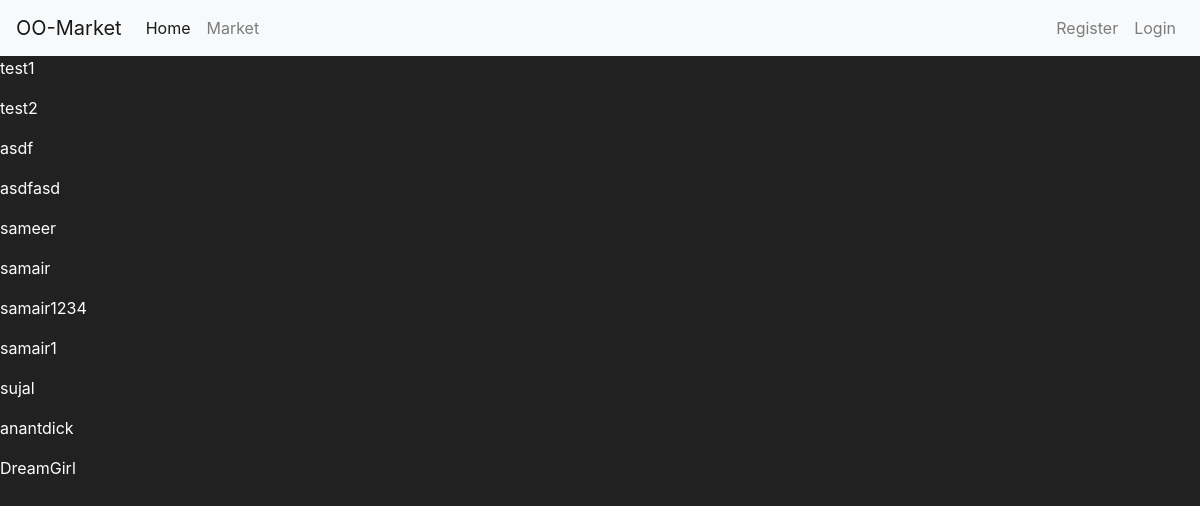
/users, run on an earlier commit of the app's database.
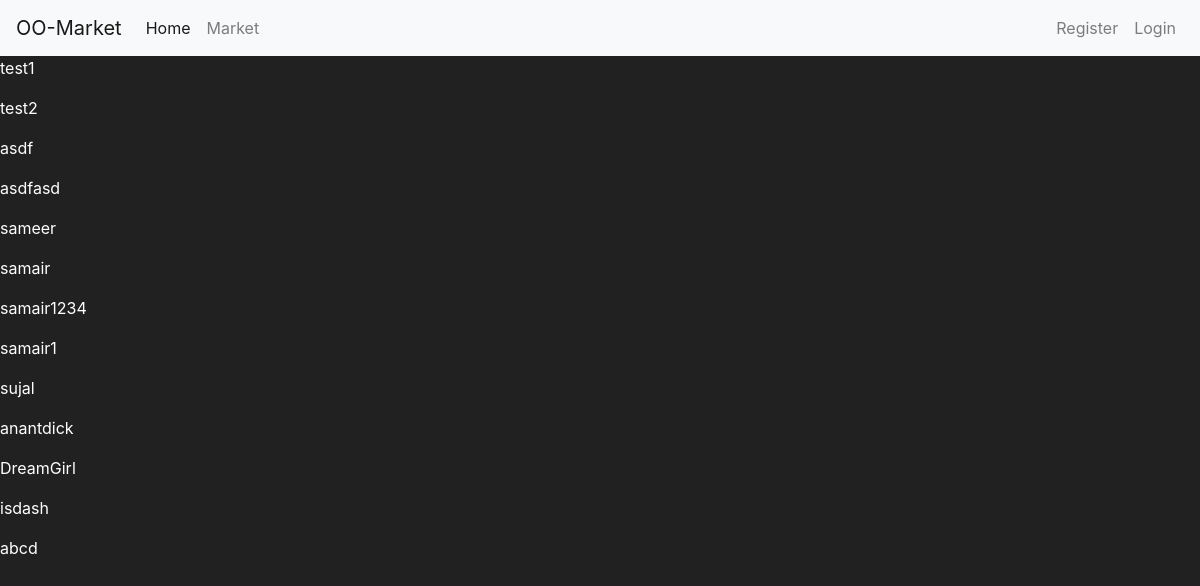
And on a later commit of the database.
### tables this page shows
CREATE TABLE users(
        id integer primary key autoincrement,
        username varchar(30) not null unique,
        email varchar(100) not null unique,
        password_hash varchar(60) not null,
        budget int not null default 50,
        phone varchar(10) default null,
        ipaddress varchar(50000) default null
        );

### app.py (the view)
@app.route("/users")
def user():
    db=get_conn()
    cursor=db.cursor()
    cursor.execute('''
    select * from users
    ''')
    users=cursor.fetchall()
    return render_template("list_users.html",users=users)

### app.py (called while the page is built)
def get_conn():
    conn=sqlite3.connect("database.db")
    conn.row_factory=sqlite3.Row
    return conn

### templates/list_users.html
{%extends "parent.html"%}
{%block content%}
{%for user in users%}
<p>{{user["username"]}}</p>
{%endfor%}
{%endblock%}

### templates/parent.html (shortened to what this page needs)
<!doctype html>
<html lang="en">
  <head>
    <link rel="stylesheet" href="https://cdn.jsdelivr.net/npm/bootstrap@4.4.1/dist/css/bootstrap.min.css">
  </head>
  <body>
    <nav class="navbar navbar-expand-lg navbar-light bg-light">
        <a class="navbar-brand" href="#">OO-Market</a>
        <div class="collapse navbar-collapse" id="navbarNav">
          <ul class="navbar-nav">
            <li class="nav-item active">
              <a class="nav-link" href="{{url_for('main')}}">Home <span class="sr-only">(current)</span></a>
            </li>
            <li class="nav-item">
              <a class="nav-link" href="{{url_for('market')}}">Market</a>
            </li>
            </ul>
            <ul class="navbar-nav ml-auto">
            {% if 'user' not  in session %}
            <li class="nav-item">
              <a class="nav-link" href="{{url_for('register')}}">Register</a>
            </li>
            {%endif%}
            {%if 'user' not in session %}
            <li class="nav-item">
              <a class="nav-link" href="{{url_for('login')}}">Login</a>
            </li>
            {%endif %}
          </ul>
        </div>
      </nav>
      {%block content%}
      {%endblock%}
  </body>
</html>

### templates/parent.html (style rules this page uses)
body { background-color: #212121; color:white }

What changed in the data, as far as the page shows it:
added users: username "isdash"
added users: username "abcd"
